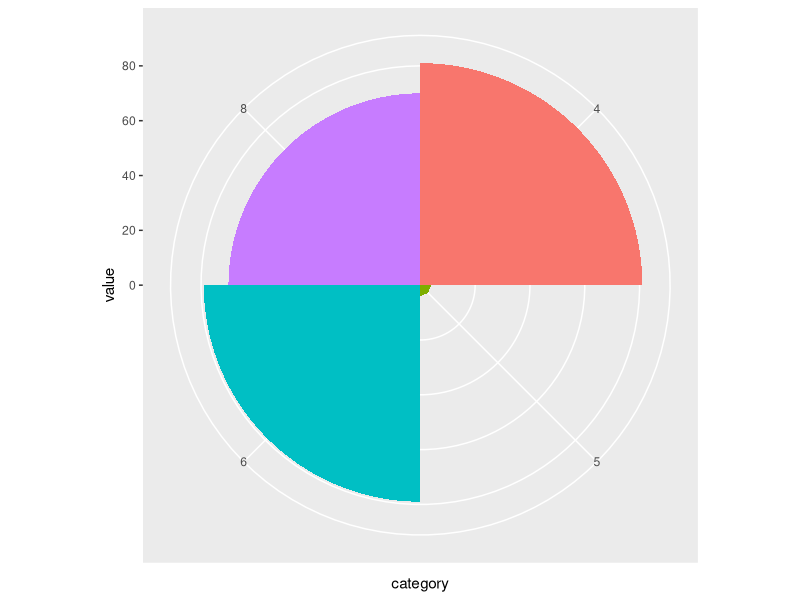

Write R code to recreate this figure.
library(ggplot2)

bar <- ggplot(data = mpg) +
  geom_bar(
    mapping = aes(x = factor(cyl), fill = factor(cyl), group = factor(cyl)),
    show.legend = FALSE,
    width = 1
  ) +
  theme(aspect.ratio = 1) +
  labs(x = "category", y = "value")

bar + coord_polar()
 
# When you create a bar plot and use geom_bar with a fill aesthetic, ggplot2 automatically groups the data by the fill 
# aesthetic to determine the fill colors for the bars. If cyl is treated as a numerical variable, ggplot2 might have 
# trouble automatically inferring how to group the data for the fill aesthetics. By converting it into a factor 
# variable, you are explicitly specifying the grouping structure, which ensures that ggplot2 can create the polar 
# coordinates correctly.
